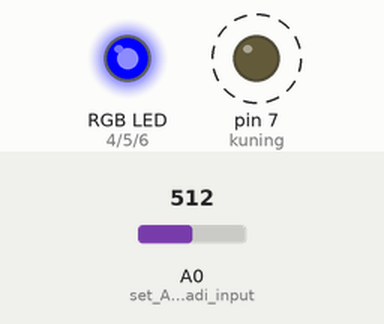
The sketch below on a simulated Arduino Uno, built with avr-gcc and run on an emulated ATmega328P. On the bench: an RGB LED mixed from three pins (HIGH = lit), output pins drawn as LEDs (lit = HIGH). Dashed ring = blinking. Inputs (shaded band) come from the test bench; at power-on: A0 (set_A0_menjadi_input) = 512. Dim RGB values are drawn brighter than linear.

Above: at 2.8 s.
2.9 s: A0 (set_A0_menjadi_input) set to 0
At 4.8 s:
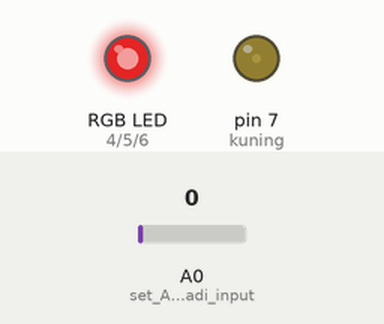
5.6 s: A0 (set_A0_menjadi_input) set to 122
At 5.78 s:
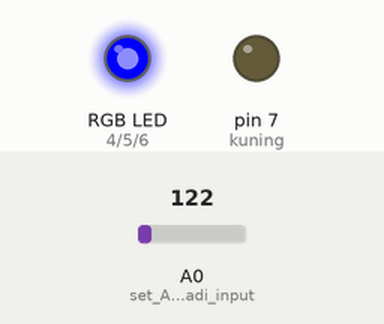
At 6.14 s:
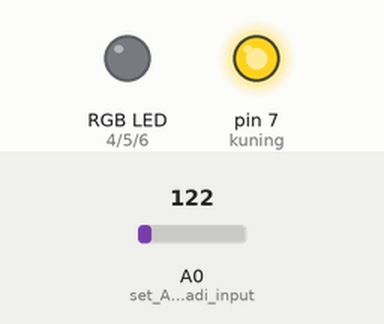
Timing chart, 0 to 15.1 s (numbered marks = the images above; inputs shaded):
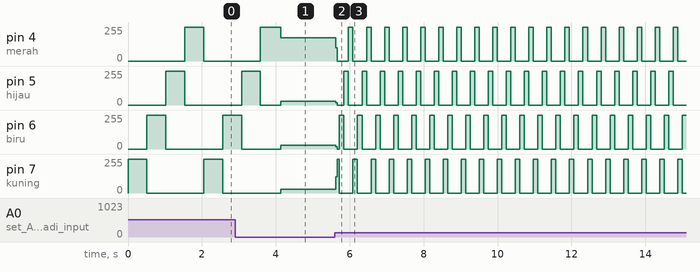

The sketch:

TUTORIAL_Led_4.ino
```cpp
/*
   TUTORIAL LED BERKEDIP BERGANTIAN PADA ARDUINO
   GABUNG DENGAN POTENSIO

   D4 -> Led Merah
   D5 -> Led Hijau
   D6 -> Led Biru
   D7 -> Led Kuning

   Potensio :
   kaki kiri -> VCC
   kaki tengah -> A0
   kaki kanan -> GND

*/

#define merah 4
#define hijau 5
#define biru 6
#define kuning 7

int jeda; //variabel untuk menyimpan waktu jeda delay nyala led

void setup() {
  pinMode(A0, INPUT); //set A0 menjadi input

  pinMode(merah, OUTPUT); //set menjadi output
  pinMode(hijau, OUTPUT); //set menjadi output
  pinMode(biru, OUTPUT); //set menjadi output
  pinMode(kuning, OUTPUT); //set menjadi output
}

void loop() {
  jeda = analogRead(A0); //baca nilai A0 dan simpan ke variabel jeda
  nyalaKuning();
  nyalaBiru();
  nyalaHijau();
  nyalaMerah();
}

//membuat sub-sub program

void nyalaKuning(){
  digitalWrite(kuning, HIGH); //menyalakan led kuning (memberi tegangan 5V)
  digitalWrite(biru, LOW); //mematikan led biru(memberi tegangan 0V)
  digitalWrite(hijau, LOW); //mematikan led hijau(memberi tegangan 0V)
  digitalWrite(merah, LOW); //mematikan led merah(memberi tegangan 0V)
  delay(jeda);
}

void nyalaBiru(){
  digitalWrite(kuning, LOW); //mematikan led kuning (memberi tegangan 0V)
  digitalWrite(biru, HIGH); //menyalakan led biru(memberi tegangan 5V)
  digitalWrite(hijau, LOW); //mematikan led hijau(memberi tegangan 0V)
  digitalWrite(merah, LOW); //mematikan led merah(memberi tegangan 0V)
  delay(jeda);
}

void nyalaHijau(){
  digitalWrite(kuning, LOW); //mematikan led kuning (memberi tegangan 0V)
  digitalWrite(biru, LOW); //mematikan led biru(memberi tegangan 0V)
  digitalWrite(hijau, HIGH); //menyalakan led hijau(memberi tegangan 5V)
  digitalWrite(merah, LOW); //mematikan led merah(memberi tegangan 0V)
  delay(jeda);
}

void nyalaMerah(){
  digitalWrite(kuning, LOW); //mematikan led kuning (memberi tegangan 0V)
  digitalWrite(biru, LOW); //mematikan led biru(memberi tegangan 0V)
  digitalWrite(hijau, LOW); //mematikan led hijau(memberi tegangan 0V)
  digitalWrite(merah, HIGH); //menyalakan led merah(memberi tegangan 5V)
  delay(jeda);
}
```

Measured:
- after the input at 5.6 s, pin 4 (merah): 174/255 → 101/255 at once, then repeats every 0.43 s: 0/255 0.31 s, 255/255 0.12 s; pin 7 (kuning): 27/255 → 123/255 at once, then moves between 0/255 and 255/255, repeating every 0.49 s
- by itself, pin 7 (kuning): alternates 255/255 for 0.51 s and 0/255 for 1.5 s
